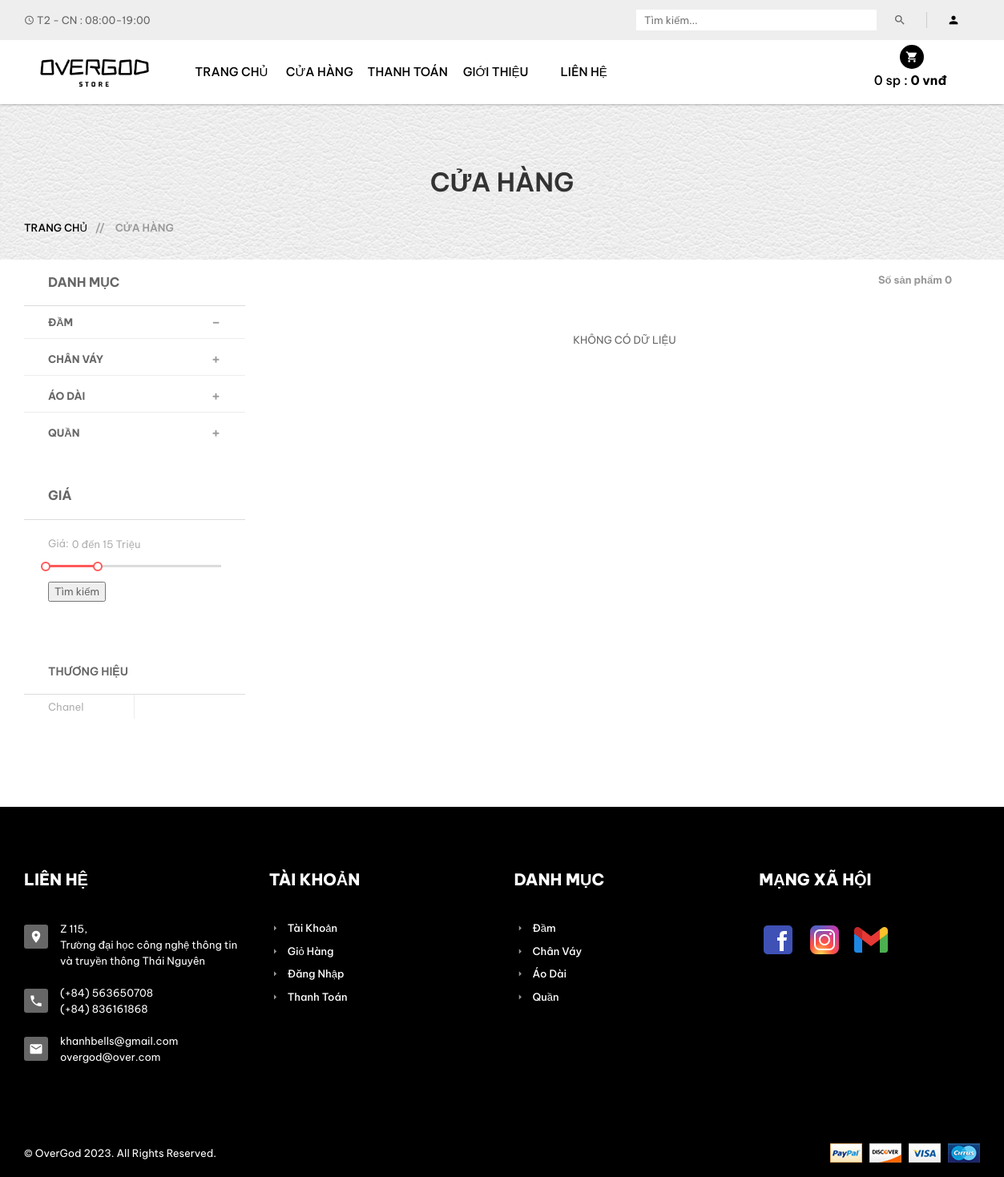
Page /?act=shop&sp=2 on the committed database.
### tables this page shows
CREATE TABLE `danhmuc` (
  `MaDM` int(11) NOT NULL,
  `TenDM` varchar(255) DEFAULT NULL
);

CREATE TABLE `loaisanpham` (
  `MaLSP` int(11) NOT NULL,
  `TenLSP` varchar(70) NOT NULL,
  `HinhAnh` varchar(200) NOT NULL,
  `Mota` varchar(200) NOT NULL,
  `MaDM` int(11) NOT NULL
);

### Controllers/ShopController.php (called while the page is built, shortened)
<?php
require_once ("Models/shop.php");
class ShopController
{
    var $shop_model;
    public function __construct()
    {
        $this->shop_model = new Shop();
    }
    function list()
    {
        $data_danhmuc = $this->shop_model->danhmuc();
        $data_loaisp = $this->shop_model->loaisp(0, 8);
        $data_chitietDM = array();
        for ($i = 1; $i <= count($data_danhmuc); $i++) {
            $data_chitietDM[$i] = $this->shop_model->chitietdanhmuc($i);
        }
        require_once ('Views/index.php');
    }
}
?>

### Models/connection.php (called while the page is built, shortened)
<?php
    class connection{
        function __construct()
        {
            $severname ="localhost";
            $username ="root";
            $password ="";
            $db_name ="shopphone";
            $this->conn = new mysqli($severname,$username,$password,$db_name);
        }
    }
?>

### Models/model.php (called while the page is built, shortened)
<?php
require_once("connection.php");
class model
{
    function __construct()
    {
        $conn_obj = new connection();
        $this->conn = $conn_obj->conn;
    }
    function danhmuc()
    {
        $query =  "SELECT * from DanhMuc ";
        require("result.php");
        return $data;
    }
    function chitietdanhmuc($id)
    {
        $query =  "SELECT d.TenDM as Ten, l.* FROM danhmuc as d, loaisanpham as l WHERE d.MaDM = l.MaDM and d.MaDM = $id";
        require("result.php");
        return $data;
    }
    function sanpham_danhmuc($a, $b, $danhmuc)
    {
        $query =   "SELECT * from sanpham WHERE TrangThai = 1  and MaDM = $danhmuc ORDER BY ThoiGian DESC limit $a,$b";
        require("result.php");
        return $data;
    }
}

### Models/result.php (called while the page is built)
<?php
$result = $this->conn->query($query);
$data = array();
while ($row = $result->fetch_assoc()) {
    $data[] = $row;
}
?>

### Models/shop.php (called while the page is built, shortened)
<?php
require_once("model.php");
class Shop extends Model
{
    function loaisp($a,$b)
    {
        $query = "SELECT * FROM loaisanpham WHERE   MaDM = 1 LIMIT $a, $b";
        require("result.php");
        return $data;
    }
}

### Views/shop/category.php (the view, shortened to what this page needs)
<div class="sidebar left-sidebar">
    <div class="s-side-text">
        <div class="sidebar-title clearfix">
            <h4 class="floatleft">Danh mục</h4>
        </div>
        <div class="categories left-right-p">
            <ul id="accordion" class="panel-group clearfix">
                <?php    $i = 1; foreach ($data_chitietDM as $row) { ?>
                    <li class="panel">
                        <div data-toggle="collapse" data-parent="#accordion" data-target="#collapse<?=$i?>">
                            <div class="medium-a">
                                <b><?= $data_danhmuc[$i-1]['TenDM'] ?></b>
                            </div>
                        </div>
                    </li>
                <?php $i++;
             } ?>
            </ul>
        </div>
    </div>
    <div class="s-side-text">
        <div class="sidebar-title">
            <h4>Giá</h4>
        </div>
        <div class="range-slider clearfix">
            <form action="index.php?act=shop" method="post">
                <label><span>Giá: </span> <input type="text" id="amount" readonly  /></label>
                <div id="slider-range"></div></br>
                <button type="submit">Tìm kiếm</button>
            </form>
        </div>
    </div>
    <div class="s-side-text">
        <div class="sidebar-title clearfix">
            <h5 class="floatleft">Thương Hiệu </h5>
        </div>
        <div class="brands-select clearfix">
            <ul>
                <li>
                    <?php for($i=0;$i<1;$i++) {?>
                    <a href="?act=shop&sp=1&loai=<?=$data_loaisp[$i]['TenLSP']?>"><?=$data_loaisp[$i]['TenLSP']?></a>
                    <?php } ?>
                </li>
            </ul>
        </div>
    </div>
</div>

### Views/header_footer/footer.php
<footer class="footer-two">
    <div class="footer-top section-padding">
        <div class="footer-dsc">
            <div class="container">
                <div class="row">
                    <div class="col-xs-12 col-sm-6 col-md-3">
                        <div class="single-text">
                            <div class="footer-title">
                                <h4>Liên hệ</h4>
                            </div>
                            <div class="footer-text">
                                <ul>
                                    <li>
                                        <i class="mdi mdi-map-marker"></i>
                                        <p>Z 115,</p>
                                        <p>Trường đại học công nghệ thông tin và truyền thông Thái Nguyên</p>
                                    </li>
                                    <li>
                                        <i class="mdi mdi-phone"></i>
                                        <p>(+84) 563650708</p>
                                        <p>(+84) 836161868</p>
                                    </li>
                                    <li>
                                        <i class="mdi mdi-email"></i>
                                        <p>khanhbells@gmail.com</p>
                                        <p>overgod@over.com</p>
                                    </li>
                                </ul>
                            </div>
                        </div>
                    </div>
                    <div class="col-xs-6 col-sm-3 col-md-3 wide-mobile">
                        <div class="single-text">
                            <div class="footer-title">
                                <h4>Tài khoản</h4>
                            </div>
                            <div class="footer-menu">
                                <ul>
                                    <li><a href="?act=taikhoan&xuli=account"><i class="mdi mdi-menu-right"></i>Tài khoản</a></li>
                                    <li><a href="?act=cart"><i class="mdi mdi-menu-right"></i>Giỏ Hàng</a></li>
                                    <li><a href="?act=taikhoan"><i class="mdi mdi-menu-right"></i>Đăng Nhập</a></li>
                                    <li><a href="?act=checkout"><i class="mdi mdi-menu-right"></i>Thanh Toán</a></li>
                                </ul>
                            </div>
                        </div>
                    </div>
                    <div class="col-xs-6 col-sm-3 col-md-3 wide-mobile">
                        <div class="single-text">
                            <div class="footer-title">
                                <h4>Danh mục</h4>
                            </div>
                            <div class="footer-menu">
                                <ul>
                                    <?php foreach ($data_danhmuc as $row) { ?>
                                    <li><a href="?act=shop&sp=<?=$row['MaDM']?>"><i class="mdi mdi-menu-right"></i><?=$row['TenDM']?></a></li>
                                    <?php  } ?>
                                </ul>
                            </div>
                        </div>
                    </div>
                    <div class="col-xs-12 col-sm-12 col-md-3 r-margin-top wide-mobile">
                        <div class="single-text">
                            <div class="footer-title">
                                <h4>Mạng xã hội</h4>
                            </div>
                            <div class="clearfix instagram">
                                <ul>
                                    <li><a href="#"><img src="public/img/footer/in1.png" alt="Instagram" /></a></li>
                                    <li><a href="#"><img src="public/img/footer/in2.png" alt="Instagram" /></a></li>
                                    <li><a href="#"><img src="public/img/footer/in3.png" alt="Instagram" /></a></li>
                                </ul>
                            </div>
                        </div>
                    </div>
                </div>
            </div>
        </div>
    </div>
    <div class="footer-bottom">
        <div class="container">
            <div class="row">
                <div class="col-xs-12 col-sm-6">
                    <p>&copy; OverGod 2023. All Rights Reserved.</p>
                </div>
                <div class="col-xs-12 col-sm-6 text-right">
                    <a href="http://localhost/banhanghdt/?act=home" target="_blank"><img src="public/img/footer/payment.png" alt="" /></a>
                </div>
            </div>
        </div>
    </div>
</footer>

### public/style.css (style rules this page uses)
html, body { height: 100%; }
html { scroll-behavior: smooth; }
.floatleft { float: left; }
img { max-width: 100%; }
p { margin: 0px; }
h1, h2, h3, h4, h5, h6 { margin: 0 0 10px; font-family: "Be Vietnam Pro", sans-serif; text-transform: uppercase; font-weight: 600; }
a { transition: all 0.3s ease 0s; text-decoration: none; font-weight: 500; color: #000; text-transform: uppercase; }
i { font-size: 16px; }
p { color: #666666; font-size: 13px; font-weight: 400; line-height: 20px; }
ul { list-style: outside none none; margin: 0; padding: 0; }
ul li { float: left; }
.section-padding { padding: 80px 0; }
body { font-family: "Be Vietnam Pro", sans-serif; color: #666666; font-size: 13px; font-weight: 400; }
footer, .latest-blog, .single-products, .service-text, .coming-product.coming-product2 { background: #fff none repeat scroll 0 0; }
.footer-top { background: rgba(0, 0, 0, 0) url("img/footer/bg.jpg") no-repeat scroll center center / cover; }
.footer-title > h4 { color: #333; font-size: 20px; font-weight: 750; margin-bottom: 40px; }
.footer-text i { background: #666 none repeat scroll 0 0; border-radius: 3px; color: #fff; float: left; font-size: 18px; height: 30px; line-height: 30px; margin-right: 15px; margin-top: 5px; text-align: center; width: 30px; }
.footer-text li { float: none; margin-bottom: 20px; }
.footer-text li p { overflow: hidden; }
.footer-menu a { text-transform: capitalize; }
.footer-menu li { float: none; margin-bottom: 10px; }
.footer-menu li:last-child, .footer-text li:last-child, .s-side-text:last-child { margin-bottom: 0; }
.footer-menu a i { color: #999; font-size: 15px; margin-right: 8px; position: relative; top: 1px; }
.instagram li { padding-bottom: 10px; padding-right: 10px; }
.instagram { margin-right: -17px; }
.instagram a, .footer-menu a { display: block; }
.single-list-view, .instagram a { transition: all 0.3s ease 0s; }
.footer-bottom { padding: 18px 0; }
.footer-bottom p { padding: 2px 0; }
.header-top-two, .footer-bottom { background: #eee none repeat scroll 0 0; }
.footer-two .footer-top, .pages { background: #000; }
.footer-text li p, .footer-title > h4, .footer-menu a, .footer-bottom p { color: #fff; }
.footer-bottom { background-color: #000; }
.single-blog-page, .main-padding, .pagnation-ul, .s-side-text, .error-content button, .error-content input, .error-content > a, .share-member { background: #fff; }
.sidebar-title { border-bottom: 1px solid #dcdcdc; padding: 20px 30px; }
.normal-a > a, .medium-a, .range-slider { padding: 0 30px; }
.normal-a > a:last-child, .categories .panel:last-child .medium-a, .recent-post li:last-child { border: 0; }
.sidebar-title h4, .sidebar-title h5 { margin: 0; }
.sidebar-title h4 { font-size: 16px; font-weight: 700; }
.medium-a { border-bottom: 1px solid #eeecec; cursor: pointer; font-weight: 500; line-height: 40px; text-transform: uppercase; }
.categories .panel { width: 100%; position: relative; }
.categories .medium-a:after { color: #999; content: "+"; font-size: 20px; position: absolute; right: 30px; top: 0; }
.sidebar .categories [data-target="#collapse1"] .medium-a:after { content: "-"; }
.panel-group .panel { border-radius: 0px; box-shadow: none; }
.panel-group, .related-post li { margin-bottom: 0; }
.s-side-text, .single-list-view { margin-bottom: 30px; }
.ui-slider-horizontal { border-radius: 0; box-shadow: none; background: #dcdcdc none repeat scroll 0 0; height: 3px; clear: both; border: medium none; }
.range-slider span, .size-select a { float: left; }
.range-slider { padding-bottom: 30px; }
.range-slider input { margin-left: 2px; width: 50%; }
.range-slider label { margin: 20px 0 15px; }
.range-slider label, .range-slider span { color: #afafaf; font-weight: 400; }
.brands-select li:last-child, .brands-select li a:last-child, .size-select a:last-child, .range-slider input#amount, .panel-group .panel { border: 0 none; }
.brands-select li { border-right: 1px solid #eeecec; float: left; width: 50%; }
.brands-select li a { border-bottom: 1px solid #eeecec; color: #afafaf; display: block; font-weight: 400; line-height: 30px; padding-left: 30px; text-align: left; text-transform: capitalize; }
body { overflow-x: hidden; }
.container { width: 100%; }
.container .row { max-width: 1530px; margin: 0 auto; }

### rows in the picture
danhmuc: TenDM "ĐẦM", TenDM "Đầm"
danhmuc: TenDM "CHÂN VÁY", TenDM "Chân Váy"
danhmuc: TenDM "ÁO DÀI", TenDM "Áo Dài"
danhmuc: TenDM "QUẦN", TenDM "Quần"
loaisanpham: TenLSP "Chanel"

### other values in the picture
$soluong "0"
$thanhtien "0"
$data_tong "0"
